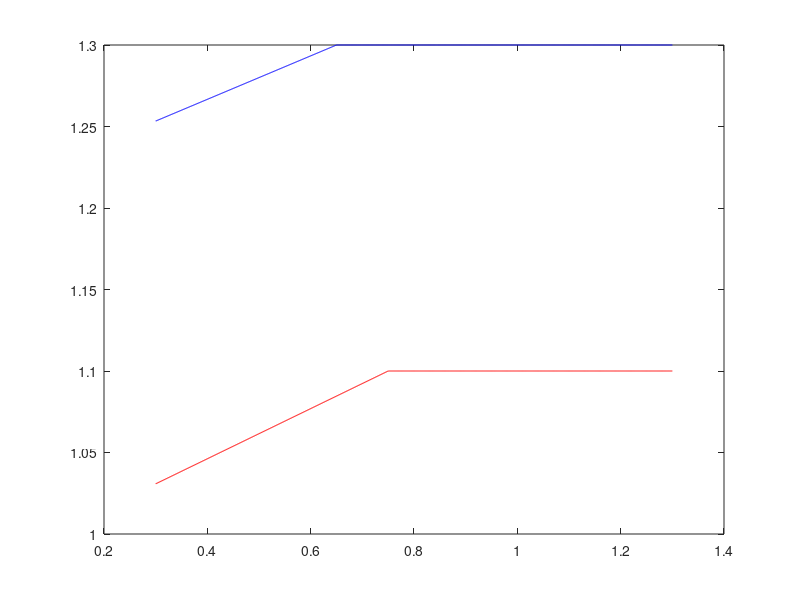

Write MATLAB code to recreate this figure.
%Two period example

clear all
clear all
clc


sameX = 0.1;

bet = 0.96;
beta=bet;
theta=1;

%initial case
growth=0;
Y0=1.3;

Y=Y0+growth;
xbar_c=sameX;
yP=xbar_c;
yR=Y-yP;

s_vec=xbar_c:0.001:Y-2*xbar_c;
ns=length(s_vec);

xbar_g=xbar_c;
xbar=xbar_c;
Ytil=Y;

delta=yR-yP;
tauD=(delta+xbar_c)/2;
tauDP=yR-xbar;
s_L=(Y-xbar_c)/2;
s_H=Y/2;
entD=(delta-xbar)/2;

tauvec=yR-s_vec;

%%%%%%%%%%%%%%%
% c-rule
%%%%%%%%%%%%%%

%%%%%%%%%%%%%%
%second period
%%%%%%%%%%%%%%

% in terms of tau

% in terms of cR
for i=1:ns
    tau=tauvec(i);
    
    if tau<delta/2
        
        g2(i)=Y/2;
        ci2(i)=(Y^2-4*xbar_c*(yR-tau))/(2*Y);
        cj2(i)=Y-ci2(i)-g2(i);
        tau2(i)=yR-2*xbar_c*(yR-tau)/Y;
        ent2(i)=delta/2-2*xbar_c*(yR-tau)/Y;
        
        tau2b(i)=yR-cj2(i);
        ent2b(i)=ci2(i)-yP;
    elseif tau>=delta/2 && tau<tauD
        
        g2(i)=yR-tau;
        ci2(i)=Y-g2(i)-xbar_c;
        cj2(i)=Y-ci2(i)-g2(i);
        tau2(i)=tauDP;
         ent2(i)=tau-xbar;
         tau2b(i)=yR-cj2(i);
        ent2b(i)=ci2(i)-yP;
    else
        g2(i)=(Y-xbar_c)/2;
        ci2(i)=(Y-xbar_c)/2;
        cj2(i)=Y-ci2(i)-g2(i);
       tau2(i)=tauDP;
        ent2(i)=entD;
        tau2b(i)=yR-cj2(i);
        ent2b(i)=ci2(i)-yP;
    end
     
 
   
end
%plot allocations

X1=tauvec;
YMatrix1_alloc=[g2',ci2',cj2'];
%create_oneshot_2020(X1, YMatrix1_alloc)

%plot policies

YMatrix1_policy=[ent2',ent2',tau2'];
%createTaxEnt2(X1, YMatrix1_policy)

%%%%%%%%%%%%%%%%%%%
%unequal growth case
%%%%%%%%%%%%%%%%%%%%5

%initial case
growth=0.2;

Y=Y0+growth;
xbar_c=sameX;
yP=xbar_c;
yR=Y-yP;

%s_vec=xbar_c:0.001:Y-2*xbar_c;
%ns=length(s_vec);

xbar_g=xbar_c;
xbar=xbar_c;
Ytil=Y;

delta=yR-yP;
tauD=(delta+xbar_c)/2;
tauDP=yR-xbar;
s_L=(Y-xbar_c)/2;
s_H=Y/2;
entD=(delta-xbar)/2;

tauvec=yR-s_vec;

%%%%%%%%%%%%%%%
% c-rule
%%%%%%%%%%%%%%

%%%%%%%%%%%%%%
%second period
%%%%%%%%%%%%%%

% in terms of tau

% in terms of cR
for i=1:ns
    tau=tauvec(i);
    
    if tau<delta/2
        
        g2(i)=Y/2;
        ci2(i)=(Y^2-4*xbar_c*(yR-tau))/(2*Y);
        cj2(i)=Y-ci2(i)-g2(i);
        tau2(i)=yR-2*xbar_c*(yR-tau)/Y;
        ent2(i)=delta/2-2*xbar_c*(yR-tau)/Y;
        
        tau2b(i)=yR-cj2(i);
        ent2b(i)=ci2(i)-yP;
    elseif tau>=delta/2 && tau<tauD
        
        g2(i)=yR-tau;
        ci2(i)=Y-g2(i)-xbar_c;
        cj2(i)=Y-ci2(i)-g2(i);
        tau2(i)=tauDP;
         ent2(i)=tau-xbar;
         tau2b(i)=yR-cj2(i);
        ent2b(i)=ci2(i)-yP;
    else
        g2(i)=(Y-xbar_c)/2;
        ci2(i)=(Y-xbar_c)/2;
        cj2(i)=Y-ci2(i)-g2(i);
       tau2(i)=tauDP;
        ent2(i)=entD;
        tau2b(i)=yR-cj2(i);
        ent2b(i)=ci2(i)-yP;
    end
     
 
   
end
%plot allocations
figure(3)
X1=tauvec;
YMatrix1_alloc_g=[g2',ci2',cj2'];
%create_oneshot_2020(X1, YMatrix1_alloc_g)

%plot policies
figure(4)
YMatrix1_policy_g=[ent2',ent2',tau2'];
%createTaxEnt2(X1, YMatrix1_policy_g)

ent=YMatrix1_policy(:,1);
ent_g=YMatrix1_policy_g(:,1);

tax=YMatrix1_policy(:,3);
tax_g=YMatrix1_policy_g(:,3);


plot(X1,ent','r',X1,ent_g','b') 

plot(X1,tax','r',X1,tax_g','b') 